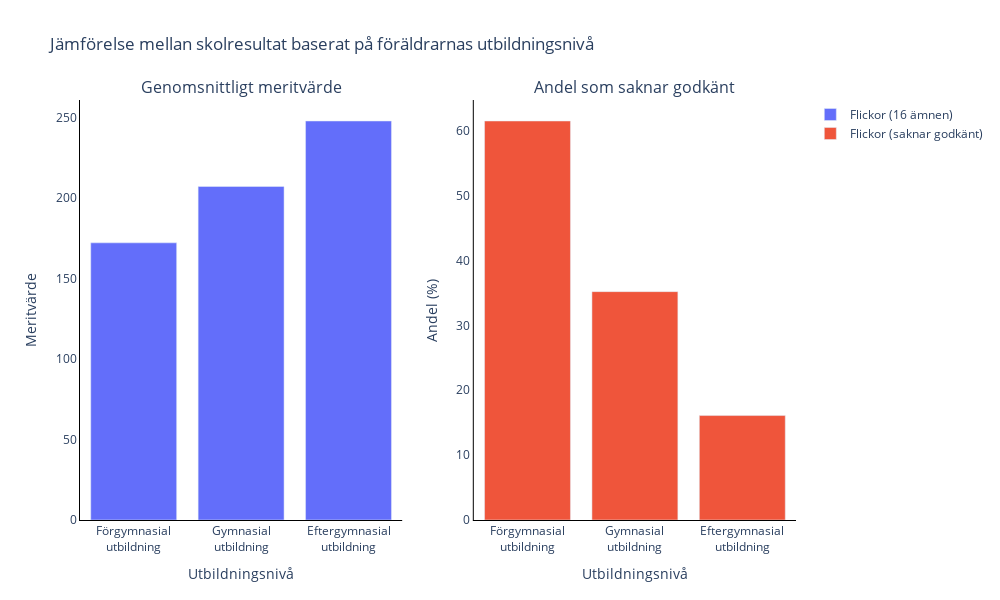

Notebook cell for this chart:
### Markdown cell above
c) Undersök nu andra variabler, och hur de påverkar meritvärde och andel med minst ett saknat betyg. Data finns för
läsår 22/23. Exempel kan man undersöka föräldrarnas utbildningsbakgrund. Rita lämpliga grafer.

### Code cell
import plotly.graph_objs as go
from plotly.subplots import make_subplots
import pandas as pd

# Filter data based on education level and value column
def filter_data(df, education_levels, value_column):
    return df[df["Läsår/Huvudman/Bakgrund"].isin(education_levels)][
        ["Läsår/Huvudman/Bakgrund", value_column]
    ]

# Create a bar chart trace for the given dataframe
def create_bar_chart(df, category_column, value_column, name):
    return go.Bar(x=df[category_column].str.replace(' ', '<br>'), y=df[value_column], name=name)

# Education levels that are included in plot
education_levels = [
    "Förgymnasial utbildning",
    "Gymnasial utbildning",
    "Eftergymnasial utbildning",
]

# Create subplots with two columns
fig = make_subplots(
    rows=1,
    cols=2,
    subplot_titles=(
        "Genomsnittligt meritvärde",
        "Andel som saknar godkänt",
    ),
)

# Add subplot for average merit rating for girls
df_avg_grades = filter_data(df_grades, education_levels, "Flickor (16 ämnen)")
avg_grades_chart = create_bar_chart(
    df_avg_grades, "Läsår/Huvudman/Bakgrund", "Flickor (16 ämnen)", name="Flickor (16 ämnen)"
)
fig.add_trace(avg_grades_chart, row=1, col=1)

# Add subplot percentage for girls who lacks grad Lägg till subplot för andel flickor som saknar godkänt
df_lacking_grades = filter_data(df_grades, education_levels, "Flickor (saknar godkänt)")
lacking_grades_chart = create_bar_chart(
    df_lacking_grades, "Läsår/Huvudman/Bakgrund", "Flickor (saknar godkänt)", name="Flickor (saknar godkänt)"
)
fig.add_trace(lacking_grades_chart, row=1, col=2)

# Update x- and y-axis titles and showline for the first and second subplot
fig.update_xaxes(title_text="Utbildningsnivå", showline=True, linecolor='black', tickangle=0, row=1, col=1)  # First subplot
fig.update_yaxes(title_text="Meritvärde", showline=True, linecolor='black', row=1, col=1)
fig.update_xaxes(title_text="Utbildningsnivå", showline=True, linecolor='black', tickangle=0, row=1, col=2)  # Second subplot
fig.update_yaxes(title_text="Andel (%)", showline=True, linecolor='black', row=1, col=2)

fig.update_layout(
    title_text="Jämförelse mellan skolresultat baserat på föräldrarnas utbildningsnivå", height=600, width=1000,
    plot_bgcolor="white",  # Makes plot background white
    paper_bgcolor="white" # Makes paper background white
)

fig.show()

### Figure 1 — Plotly figure (JSON) as saved in the notebook; plotly's stock layout.template omitted (floating-point values rounded to 4 significant figures)
{"data": [{"name": "Flickor (16 ämnen)", "type": "bar", "x": ["Förgymnasial<br>utbildning", "Gymnasial<br>utbildning", "Eftergymnasial<br>utbildning"], "xaxis": "x", "y": [172.2, 207.2, 247.9], "yaxis": "y"}, {"name": "Flickor (saknar godkänt)", "type": "bar", "x": ["Förgymnasial<br>utbildning", "Gymnasial<br>utbildning", "Eftergymnasial<br>utbildning"], "xaxis": "x2", "y": [61.5, 35.2, 16.1], "yaxis": "y2"}], "layout": {"annotations": [{"font": {"size": 16}, "showarrow": false, "text": "Genomsnittligt meritvärde", "x": 0.225, "xanchor": "center", "xref": "paper", "y": 1, "yanchor": "bottom", "yref": "paper"}, {"font": {"size": 16}, "showarrow": false, "text": "Andel som saknar godkänt", "x": 0.775, "xanchor": "center", "xref": "paper", "y": 1, "yanchor": "bottom", "yref": "paper"}], "height": 600, "paper_bgcolor": "white", "plot_bgcolor": "white", "title": {"text": "Jämförelse mellan skolresultat baserat på föräldrarnas utbildningsnivå"}, "width": 1000, "xaxis": {"anchor": "y", "domain": [0, 0.45], "linecolor": "black", "showline": true, "tickangle": 0, "title": {"text": "Utbildningsnivå"}}, "xaxis2": {"anchor": "y2", "domain": [0.55, 1], "linecolor": "black", "showline": true, "tickangle": 0, "title": {"text": "Utbildningsnivå"}}, "yaxis": {"anchor": "x", "domain": [0, 1], "linecolor": "black", "showline": true, "title": {"text": "Meritvärde"}}, "yaxis2": {"anchor": "x2", "domain": [0, 1], "linecolor": "black", "showline": true, "title": {"text": "Andel (%)"}}}}
